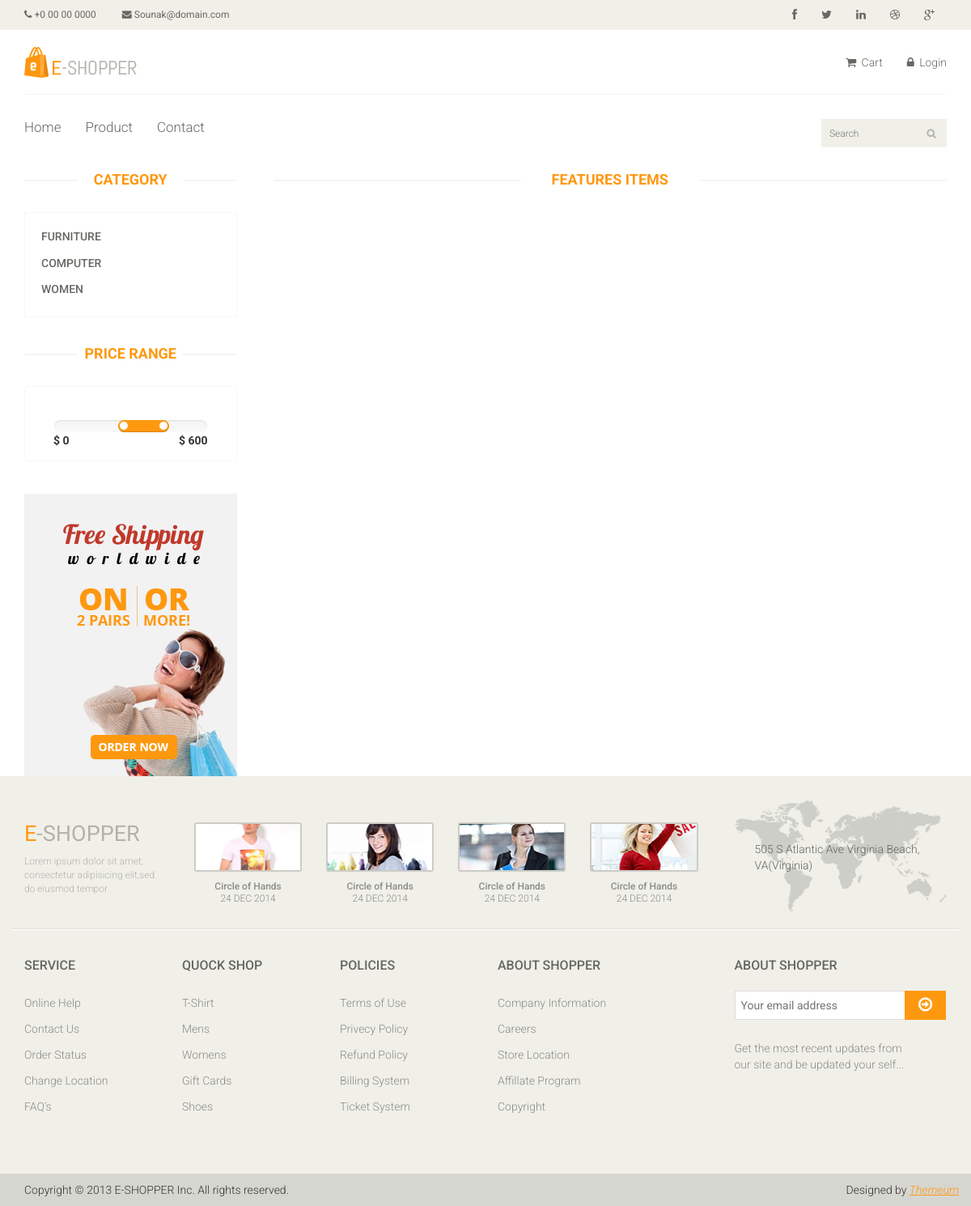
The page /product.php?type=categories&id=25 on the database its author committed.
### tables this page shows
CREATE TABLE `categories` (
  `id` int(11) NOT NULL,
  `categories` varchar(255) NOT NULL,
  `status` tinyint(4) NOT NULL
);

### function.inc.php (called while the page is built, shortened)
<?php
	function get_value($conn, $arr){
		if($arr!=''){
			$arr=trim($arr);
			return mysqli_real_escape_string($conn,$arr);
		}
	}
	function get_product($conn ,$best='',$limit='',$product_id='', $order='', $cat_id='' ,$search_str=''){
		$sql="select product.*,categories.categories
		from product,categories where product.status=1 and
		product.categories_id=categories.id and categories.status=1 ";
		if($cat_id!=''){
			$sql.=" and product.categories_id = ".$cat_id;
		}
		if($order=='asc'){
			$sql.=" order by id asc ";
		}else{
			$sql.=" order by id desc ";
		}
		$result=mysqli_query($conn,$sql);
		$data=array();
		return $data;
	}
?>

### categories.inc.php (the view)
<section>
	<div class="container">
		<div class="row">
			<div class="col-sm-3">
				<div class="left-sidebar">
					<h2>Category</h2>
					<div class="panel-group category-products" id="accordian">
						<div class="panel panel-default">
						<?php
							$categories_sql="select * from categories where status=1";
							$categories_result=mysqli_query($conn,$categories_sql);
							while($categories_row=mysqli_fetch_assoc($categories_result)){
						?>
							<div class="panel panel-default">
								<div class="panel-heading">
									<h4 class="panel-title">
									<a href="product.php?type=categories&id=<?php echo $categories_row['id']?>">
										<?php echo $categories_row['categories']?>
									</a>
									</h4>
								</div>
							</div>
							<?php
							}
							?>
						</div>
					</div>
					<div class="price-range">
						<h2>Price Range</h2>
						<div class="well text-center">
							 <input type="text" class="span2" value="" data-slider-min="0" data-slider-max="600" data-slider-step="5" data-slider-value="[250,450]" id="sl2" ><br />
							 <b class="pull-left">$ 0</b> <b class="pull-right">$ 600</b>
						</div>
					</div>
					<div class="shipping text-center">
						<img src="images/home/shipping.jpg" alt="" />
					</div>
				</div>
			</div>

### header.inc.php (shortened to what this page needs)
<?php
	require('connection.inc.php');
	require('function.inc.php');
?>
<!DOCTYPE html>
<html lang="en">
<head>
    <link href="css/bootstrap.min.css" rel="stylesheet">
    <link href="css/font-awesome.min.css" rel="stylesheet">
    <link href="css/prettyPhoto.css" rel="stylesheet">
    <link href="css/price-range.css" rel="stylesheet">
    <link href="css/animate.css" rel="stylesheet">
	<link href="css/main.css" rel="stylesheet">
	<link href="css/responsive.css" rel="stylesheet">
	<link href="css/custom.css" rel="stylesheet">
</head>
<body>
	<header id="header">
		<div class="header_top">
			<div class="container">
				<div class="row">
					<div class="col-sm-6">
						<div class="contactinfo">
							<ul class="nav nav-pills">
								<li><a href="#"><i class="fa fa-phone"></i> +0 00 00 0000</a></li>
								<li><a href="#"><i class="fa fa-envelope"></i> Sounak@domain.com</a></li>
							</ul>
						</div>
					</div>
					<div class="col-sm-6">
						<div class="social-icons pull-right">
							<ul class="nav navbar-nav">
								<li><a href="#"><i class="fa fa-facebook"></i></a></li>
								<li><a href="#"><i class="fa fa-twitter"></i></a></li>
								<li><a href="#"><i class="fa fa-linkedin"></i></a></li>
								<li><a href="#"><i class="fa fa-dribbble"></i></a></li>
								<li><a href="#"><i class="fa fa-google-plus"></i></a></li>
							</ul>
						</div>
					</div>
				</div>
			</div>
		</div>
		<div class="header-middle">
			<div class="container">
				<div class="row">
					<div class="col-sm-4">
						<div class="logo pull-left">
							<a href="index.php"><img src="images/home/logo.png" alt="" /></a>
						</div>
					</div>
					<div class="col-sm-8">
						<div class="shop-menu pull-right">
							<ul class="nav navbar-nav">
								<li><a href="cart.php"><i class="fa fa-shopping-cart"></i> Cart
								<?php
									if(isset($_SESSION['USERLOGIN']) && $_SESSION['USERLOGIN']=='yes'){
										echo '<li><a href="logout.php"><i class="fa fa-unlock"></i> Logout</a></li>';
									}else{
										echo '<li><a href="login.php"><i class="fa fa-lock"></i> Login</a></li>';
									}
								?>
							</ul>
						</div>
					</div>
				</div>
			</div>
		</div>
		<div class="header-bottom">
			<div class="container">
				<div class="row">
					<div class="col-sm-9">
						<div class="mainmenu pull-left">
							<ul class="nav navbar-nav collapse navbar-collapse">
								<li><a href="index.php">Home</a></li>
								<li><a href="product.php">Product</a></li>
								<li><a href="contact.php">Contact</a></li>
							</ul>
						</div>
					</div>
					<div class="col-sm-3">
						<div class="search_box pull-right">
							<form action="search.php" method="get">
								<input type="text" name="str" placeholder="Search"/>
							</form>
						</div>
					</div>
				</div>
			</div>
		</div>
	</header>

### product.php (shortened to what this page needs)
<?php
	require('header.inc.php');
	if(isset($_GET['type']) && $_GET['type']!=''){
		$get_it=get_value($conn,$_GET['type']);
		if($get_it=='categories'){
			if(isset($_GET['id']) && $_GET['id']!=''){
				$id=get_value($conn,$_GET['id']);
				$check_sql="select * from categories where id='$id'";
				$check_result=mysqli_query($conn,$check_sql);
				if(mysqli_num_rows($check_result)>0){
					$cat_product=get_product($conn,'','','','',$id);
				}
			}
		}
	}
	require('categories.inc.php');
	if(isset($cat_product) && $cat_product!=''){
	?>
		<div class="col-sm-9 padding-right">
					<div class="features_items">
						<h2 class="title text-center">Features Items</h2>
					</div>
				</div>
			</div>
		</div>
	</section>
<?php
	}
	require('footer.inc.php');
?>

### footer.inc.php (shortened to what this page needs)
	<footer id="footer">
		<div class="footer-top">
			<div class="container">
				<div class="row">
					<div class="col-sm-2">
						<div class="companyinfo">
							<h2><span>e</span>-shopper</h2>
							<p>Lorem ipsum dolor sit amet, consectetur adipisicing elit,sed do eiusmod tempor</p>
						</div>
					</div>
					<div class="col-sm-7">
						<div class="col-sm-3">
							<div class="video-gallery text-center">
								<a href="#">
									<div class="iframe-img">
										<img src="images/home/iframe1.png" alt="" />
									</div>
								</a>
								<p>Circle of Hands</p>
								<h2>24 DEC 2014</h2>
							</div>
						</div>
						<div class="col-sm-3">
							<div class="video-gallery text-center">
								<a href="#">
									<div class="iframe-img">
										<img src="images/home/iframe2.png" alt="" />
									</div>
								</a>
								<p>Circle of Hands</p>
								<h2>24 DEC 2014</h2>
							</div>
						</div>
						<div class="col-sm-3">
							<div class="video-gallery text-center">
								<a href="#">
									<div class="iframe-img">
										<img src="images/home/iframe3.png" alt="" />
									</div>
								</a>
								<p>Circle of Hands</p>
								<h2>24 DEC 2014</h2>
							</div>
						</div>
						<div class="col-sm-3">
							<div class="video-gallery text-center">
								<a href="#">
									<div class="iframe-img">
										<img src="images/home/iframe4.png" alt="" />
									</div>
								</a>
								<p>Circle of Hands</p>
								<h2>24 DEC 2014</h2>
							</div>
						</div>
					</div>
					<div class="col-sm-3">
						<div class="address">
							<img src="images/home/map.png" alt="" />
							<p>505 S Atlantic Ave Virginia Beach, VA(Virginia)</p>
						</div>
					</div>
				</div>
			</div>
		</div>
		<div class="footer-widget">
			<div class="container">
				<div class="row">
					<div class="col-sm-2">
						<div class="single-widget">
							<h2>Service</h2>
							<ul class="nav nav-pills nav-stacked">
								<li><a href="#">Online Help</a></li>
								<li><a href="#">Contact Us</a></li>
								<li><a href="#">Order Status</a></li>
								<li><a href="#">Change Location</a></li>
								<li><a href="#">FAQ’s</a></li>
							</ul>
						</div>
					</div>
					<div class="col-sm-2">
						<div class="single-widget">
							<h2>Quock Shop</h2>
							<ul class="nav nav-pills nav-stacked">
								<li><a href="#">T-Shirt</a></li>
								<li><a href="#">Mens</a></li>
								<li><a href="#">Womens</a></li>
								<li><a href="#">Gift Cards</a></li>
								<li><a href="#">Shoes</a></li>
							</ul>
						</div>
					</div>
					<div class="col-sm-2">
						<div class="single-widget">
							<h2>Policies</h2>
							<ul class="nav nav-pills nav-stacked">
								<li><a href="#">Terms of Use</a></li>
								<li><a href="#">Privecy Policy</a></li>
								<li><a href="#">Refund Policy</a></li>
								<li><a href="#">Billing System</a></li>
								<li><a href="#">Ticket System</a></li>
							</ul>
						</div>
					</div>
					<div class="col-sm-2">
						<div class="single-widget">
							<h2>About Shopper</h2>
							<ul class="nav nav-pills nav-stacked">
								<li><a href="#">Company Information</a></li>
								<li><a href="#">Careers</a></li>
								<li><a href="#">Store Location</a></li>
								<li><a href="#">Affillate Program</a></li>
								<li><a href="#">Copyright</a></li>
							</ul>
						</div>
					</div>
					<div class="col-sm-3 col-sm-offset-1">
						<div class="single-widget">
							<h2>About Shopper</h2>
							<form action="#" class="searchform">
								<input type="text" placeholder="Your email address" />
								<button type="submit" class="btn btn-default"><i class="fa fa-arrow-circle-o-right"></i></button>
								<p>Get the most recent updates from <br />our site and be updated your self...</p>
							</form>
						</div>
					</div>
				</div>
			</div>
		</div>
		<div class="footer-bottom">
			<div class="container">
				<div class="row">
					<p class="pull-left">Copyright © 2013 E-SHOPPER Inc. All rights reserved.</p>
					<p class="pull-right">Designed by <span><a target="_blank" href="http://www.themeum.com">Themeum</a></span></p>
				</div>
			</div>
		</div>
	</footer>
</body>
</html>

### rows shown on the page
categories: categories "FURNITURE"
categories: categories "COMPUTER"
categories: categories "WOMEN"
